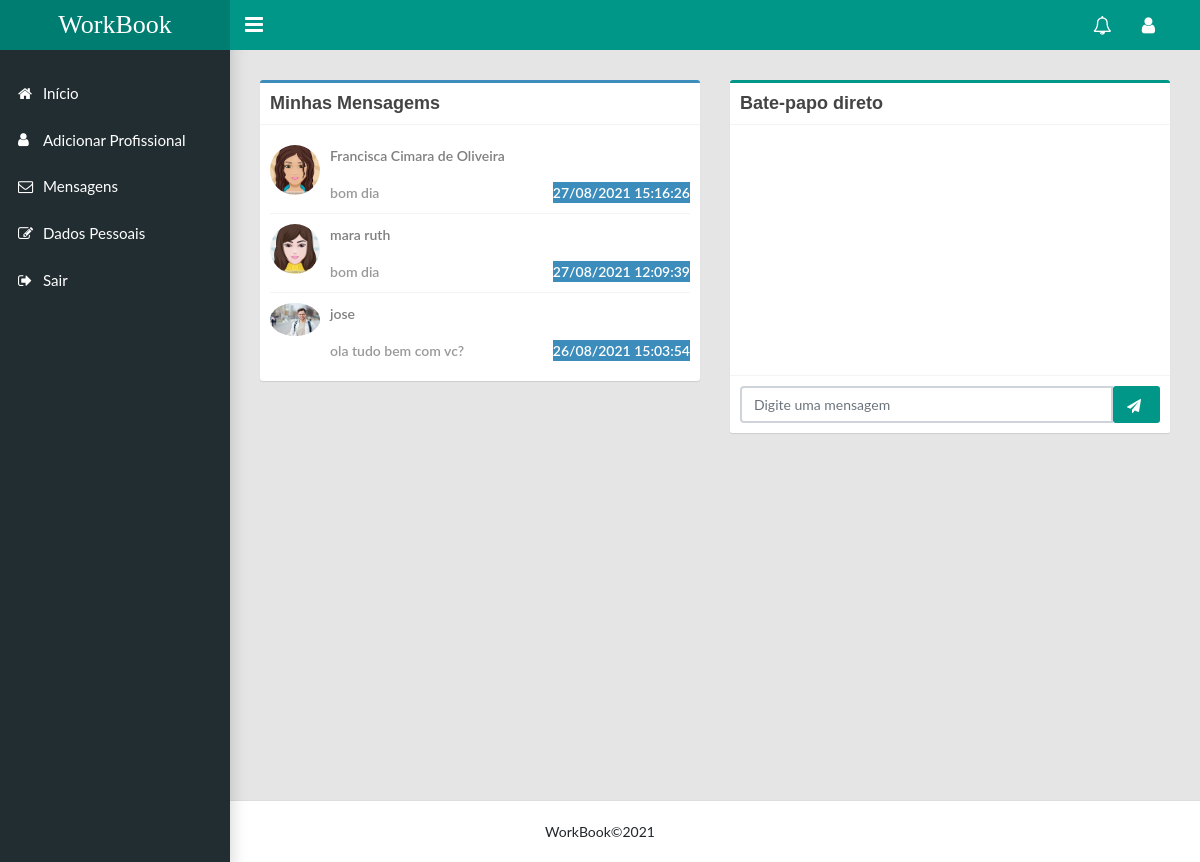
Page /mensagem/detalheMensagem/5/5 (signed in) on the committed database.
### mensagem/models.py (models this page shows)
class Mensagem(models.Model):
    texto = models.CharField('texto', max_length=5000)
    destinatario = models.ForeignKey(Usuario, on_delete=models.CASCADE, null=True, blank=False,
                                     related_name='destinatario')
    remetente = models.ForeignKey(Usuario, on_delete=models.CASCADE, null=True, blank=False, related_name='remetente')
    data = models.CharField(null=True, name='data_mensagem', blank=False, max_length=255)
    class Meta:
        db_table = 'Mensagen'
        verbose_name = 'Mensagem'
        verbose_name_plural = 'Mensagens'

### usuario/models.py (models this page shows, shortened)
class Usuario(AbstractUser):
    telefone = models.CharField('telefone', max_length=15)
    imagem = models.ImageField(upload_to='fotosperfil/%Y/%m/', blank=True, null=True)
    cidade = models.CharField('cidade', max_length=40)
    rua = models.CharField('rua', max_length=60)
    uf = models.CharField('uf', max_length=2)
    bairro = models.CharField('bairro', max_length=40)
    is_staff = models.BooleanField(default=0)
    is_superuser = models.BooleanField(default=1)
    is_active = models.BooleanField(default=True)
    is_profissional = models.BooleanField(default=False)
    class Meta:
        db_table = 'usuario'
        verbose_name = 'Usuario'
        verbose_name_plural = 'Usuario'

### mensagem/views.py (the view)
# urls.py: path('detalheMensagem/<int:idRemetente>/<int:idDestinatario>', views.detalheMensagem, name='detalheMensagem'),
@login_required(login_url='usuario:submit_login')
def detalheMensagem(request, idRemetente, idDestinatario):
    mensagens = mensagens_por_usuario(request)
    mensagens_detalhe = Mensagem.objects.filter(
        (Q(destinatario__id=idDestinatario) & Q(remetente__id=idRemetente)) |
        (Q(destinatario__id=idRemetente) & Q(remetente__id=idDestinatario))).order_by('id')
    context = {
        'mensagens_detalhe': mensagens_detalhe,
        'mensagens': mensagens,
        'remetente': Usuario.objects.get(id=idRemetente),
        'destinatario': Usuario.objects.get(id=idDestinatario)
    }
    return render(request, 'listarMensagem.html', context)

### mensagem/templates/listarMensagem.html (shortened to what this page needs)
{% extends 'base.html' %}
{% block content %}
<main class="app-content">
    <div class="row user">
        <div class="col-md-6">
            <div class="box box-primary">
                <div class="box-header with-border">
                    <h3 class="box-title">
                        <font style="vertical-align: inherit;">
                            <font style="vertical-align: inherit;">Minhas Mensagems</font>
                        </font>
                    </h3>
                </div>
                <div class="box-body">
                    <ul class="products-list product-list-in-box">
                        {% for mensagem in mensagens %}
                        <li class="item">
                            {% if mensagem.remetente.id == request.user.id %}
                            <a href="{% url 'detalheMensagem' idRemetente=request.user.id idDestinatario=mensagem.destinatario.id %}"
                                class="product-title">
                                <div class="product-img">
                                    {% if request.user.imagem %}
                                    <img src="{{request.user.imagem.url}}" style="max-width: 500px; height: auto">
                                    {% endif %}
                                </div>
                                <div class="product-info">
                                    <p class="text-black-50"> {{mensagem.remetente.first_name}}</p>
                                    <font>
                                        <span class="label label-primary pull-right">
                                            <font style="vertical-align: inherit;">
                                                <font style="vertical-align: inherit;">{{mensagem.data_mensagem}}</font>
                                            </font>
                                        </span>
                                    </font>
                                    <span class="product-description">
                                        <font style="vertical-align: inherit;">
                                            <font style="vertical-align: inherit;">
                                                {{mensagem.texto}}
                                            </font>
                                        </font>
                                    </span>
                                </div>
                            </a>
                            {% else %}
                            <a href="{% url 'detalheMensagem' idRemetente=request.user.id idDestinatario=mensagem.remetente.id %}"
                                class="product-title">
                                <div class="product-img">
                                    {% if mensagem.remetente.imagem %}
                                    <img src="{{mensagem.remetente.imagem.url}}" style="max-width: 500px; height: auto">
                                    {% endif %}
                                </div>
                                <div class="product-info">
                                    <p class="text-black-50"> {{mensagem.remetente.first_name}}</p>
                                    <font>
                                        <span class="label label-primary pull-right">
                                            <font style="vertical-align: inherit;">
                                                <font style="vertical-align: inherit;">{{mensagem.data_mensagem}}</font>
                                            </font>
                                        </span>
                                    </font>
                                    <span class="product-description">
                                        <font style="vertical-align: inherit;">
                                            <font style="vertical-align: inherit;">
                                                {{mensagem.texto}}
                                            </font>
                                        </font>
                                    </span>
                                </div>
                            </a>
                            {% endif %}
                        </li>
                        {% endfor %}
                    </ul>
                </div>
            </div>
        </div>
        <div class="col-md-6">
            <div class="box box-warning direct-chat direct-chat-warning">
                <div class="box-header with-border">
                    <h3 class="box-title">
                        <font style="vertical-align: inherit;">
                            <font style="vertical-align: inherit;">Bate-papo
                                direto</font>
                        </font>
                    </h3>
                </div>
                <div class="box-body">
                    <div class="direct-chat-messages">
                    </div>
                </div>
                <div class="box-footer">
                    {% if destinatario %}
                    <form action="{% url 'responderMensagem' idRemetente=remetente.id idDestinatario=destinatario.id %}"
                        method="post">
                        <div class="input-group">
                            <input type="text" name="texto" placeholder="Digite uma mensagem" class="form-control">
                            <span class="input-group-btn">
                                <button onclick="setarInput()" type="submit" class="btn btn-primary block"
                                    id="demoNotify1">
                                    <i class="fa fa-paper-plane"></i>
                                </button>
                            </span>
                        </div>
                    </form>
                    {% endif %}
                </div>
            </div>
        </div>
    </div>
</main>
{% endblock %}

### rows in the picture
Mensagem: user.imagem (picture), remetente.first_name "Francisca Cimara de Oliveira", data_mensagem "27/08/2021 15:16:26", texto "bom dia"
Mensagem: remetente.imagem (picture), remetente.first_name "mara ruth", data_mensagem "27/08/2021 12:09:39", texto "bom dia"
Mensagem: remetente.imagem (picture), remetente.first_name "jose", data_mensagem "26/08/2021 15:03:54", texto "ola tudo bem com vc?"
